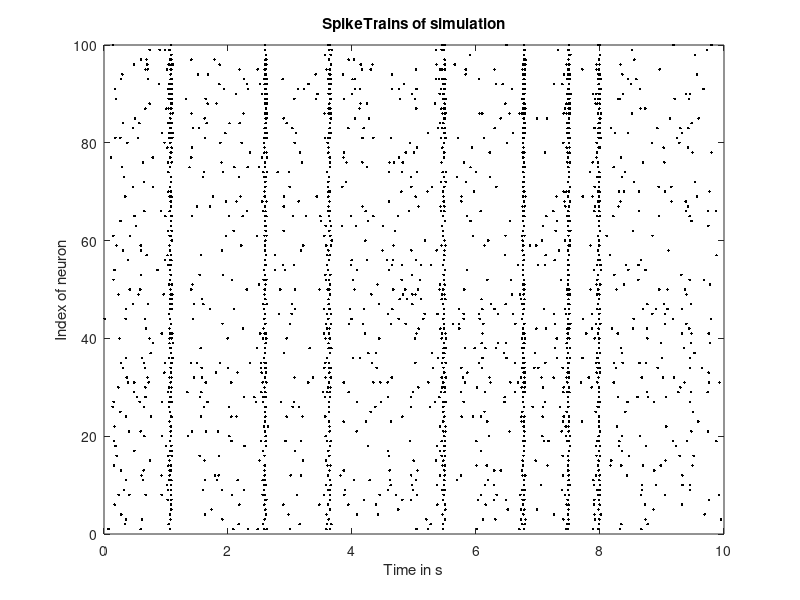

MATLAB code for this plot: (Note: this script raises an error after producing the figure.)
tic
%% Example script for the usage of TSPE
% clear workspace and load SpikeTrain
clear 
load('ExampleSpikeTrain.mat')
% Simulation up to 1 hour
Recordingdur_ms=60*1000*30; % Recording duration for connectivity estimation
Plotdur_ms=10*1000; % Duration for raster plot

%% Shortening the data to Recordingduration_ms
for el=1:data.NumEL_rec
    data.asdf{el}=data.asdf{el}(data.asdf{el} < Recordingdur_ms);
end
data.asdf{data.NumEL_rec+2}=[data.NumEL_rec, Recordingdur_ms]; 
% last cell contains information of the number of recorded neurons and 
% the recording duration
 
%% Raster plot 
vec1=[];
vec2=[];
for el=1:data.NumEL_rec
    vec1=[vec1 data.asdf{el}(data.asdf{el} < Plotdur_ms)];
    vec2=[vec2 el*ones(1,length(data.asdf{el}(data.asdf{el} < Plotdur_ms)))];
end
figure
plot(vec1/ data.SaRa_Hz,vec2,'.k')
hold on
xlabel('Time in s')
ylabel('Index of neuron')
title('SpikeTrains of simulation')
set(gcf, 'Position', [50 50 1200 500]);

%% Applying TSPE
[ConnectivityMatrix, Delaymatrix_ms]=TSPE(data.asdf);

% neglect self-connections
ConnectivityMatrix(1==(diag(ones(1,data.NumEL_rec))))=0; 


%% Comparison between estimated CM and used SWM 
figure
subplot(1,2,1)
imagesc(ConnectivityMatrix)
title('Estimated connectivity')
subplot(1,2,2)
imagesc(data.SWM)
title('Used connectivity for simulation')
set(gcf, 'Position', [50 50 1200 500]); toc